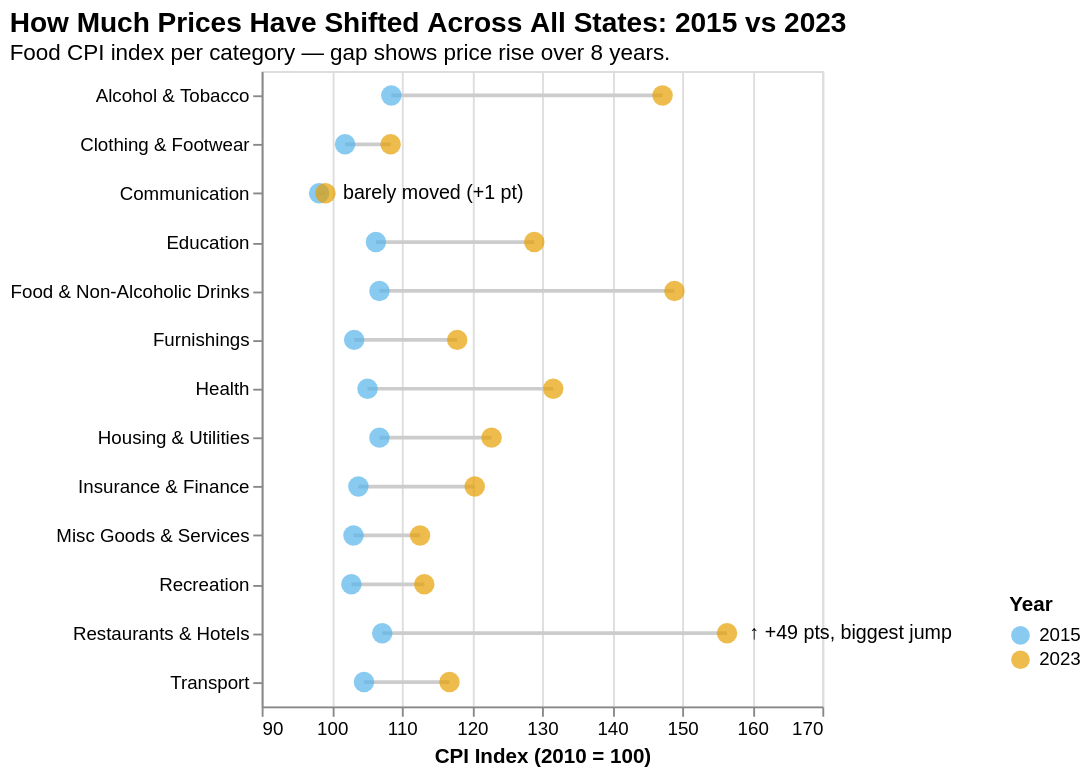

Write a Vega-Lite specification for this figure.
### Vega-Lite specification from a JSON file in a GitHub repository (floating-point values rounded to 4 significant figures)
{"$schema": "https://vega.github.io/schema/vega-lite/v5.json", "title": {"text": "How Much Prices Have Shifted Across All States: 2015 vs 2023", "subtitle": "Food CPI index per category — gap shows price rise over 8 years.", "anchor": "start", "fontSize": 15, "subtitleFontSize": 12}, "width": "container", "height": 340, "data": {"values": [{"label": "Restaurants & Hotels", "year": "2015", "index": 107.2}, {"label": "Restaurants & Hotels", "year": "2023", "index": 156.4}, {"label": "Food & Non-Alcoholic Drinks", "year": "2015", "index": 106.8}, {"label": "Food & Non-Alcoholic Drinks", "year": "2023", "index": 148.9}, {"label": "Alcohol & Tobacco", "year": "2015", "index": 108.5}, {"label": "Alcohol & Tobacco", "year": "2023", "index": 147.2}, {"label": "Health", "year": "2015", "index": 105.1}, {"label": "Health", "year": "2023", "index": 131.6}, {"label": "Education", "year": "2015", "index": 106.3}, {"label": "Education", "year": "2023", "index": 128.9}, {"label": "Housing & Utilities", "year": "2015", "index": 106.8}, {"label": "Housing & Utilities", "year": "2023", "index": 122.8}, {"label": "Insurance & Finance", "year": "2015", "index": 103.8}, {"label": "Insurance & Finance", "year": "2023", "index": 120.4}, {"label": "Furnishings", "year": "2015", "index": 103.2}, {"label": "Furnishings", "year": "2023", "index": 117.9}, {"label": "Transport", "year": "2015", "index": 104.6}, {"label": "Transport", "year": "2023", "index": 116.8}, {"label": "Recreation", "year": "2015", "index": 102.8}, {"label": "Recreation", "year": "2023", "index": 113.2}, {"label": "Misc Goods & Services", "year": "2015", "index": 103.1}, {"label": "Misc Goods & Services", "year": "2023", "index": 112.6}, {"label": "Clothing & Footwear", "year": "2015", "index": 101.9}, {"label": "Clothing & Footwear", "year": "2023", "index": 108.4}, {"label": "Communication", "year": "2015", "index": 98.2}, {"label": "Communication", "year": "2023", "index": 99.1}]}, "layer": [{"mark": {"type": "line", "color": "#ccc", "strokeWidth": 2}, "encoding": {"y": {"field": "label", "type": "nominal", "title": null, "sort": {"field": "index", "op": "max", "order": "descending"}}, "x": {"field": "index", "type": "quantitative", "title": "CPI Index (2010 = 100)", "scale": {"domain": [90, 170]}}, "detail": {"field": "label"}}}, {"mark": {"type": "point", "filled": true, "size": 120}, "encoding": {"y": {"field": "label", "type": "nominal", "sort": {"field": "index", "op": "max", "order": "descending"}}, "x": {"field": "index", "type": "quantitative"}, "color": {"field": "year", "type": "nominal", "scale": {"domain": ["2015", "2023"], "range": ["#56B4E9", "#E69F00"]}, "legend": {"title": "Year", "orient": "none", "legendX": 400, "legendY": 280}}, "tooltip": [{"field": "label", "title": "Category"}, {"field": "year", "title": "Year"}, {"field": "index", "title": "CPI Index", "format": ".1f"}]}}, {"data": {"values": [{"x": 158, "y": "Restaurants & Hotels", "label": "↑ +49 pts, biggest jump"}, {"x": 100, "y": "Communication", "label": "barely moved (+1 pt)"}]}, "mark": {"type": "text", "fontSize": 10.5, "color": "#000000", "align": "left", "dx": 6}, "encoding": {"x": {"field": "x", "type": "quantitative"}, "y": {"field": "y", "type": "nominal", "sort": {"field": "x", "op": "max", "order": "descending"}}, "text": {"field": "label"}}}]}
